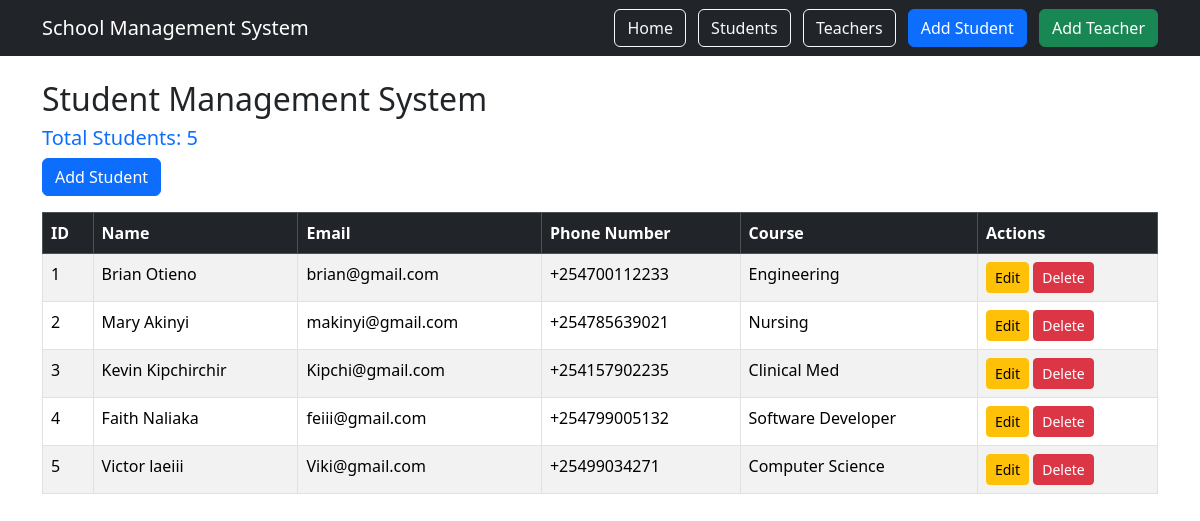
/students/, run on an earlier commit of the app's database.
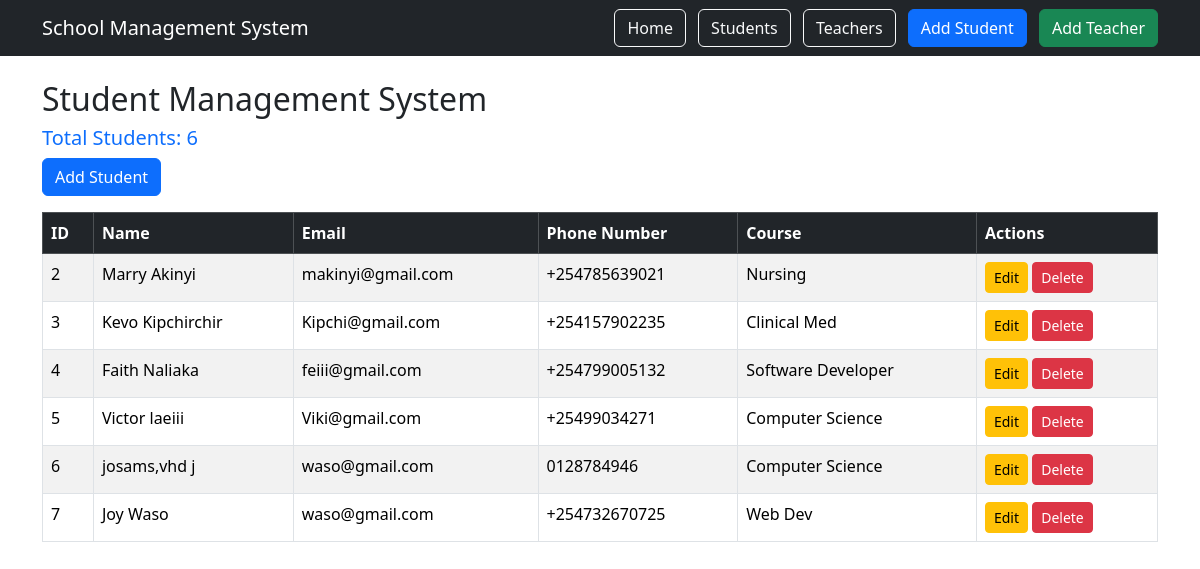
And on a later commit of the database.
### students/models.py (models this page shows, shortened)
class Student(models.Model):
    name = models.CharField(max_length=100)
    email = models.EmailField()
    phone = models.CharField(max_length=100)
    course = models.CharField(max_length=100)
    age = models.PositiveIntegerField(default=18)
    gender = models.CharField(max_length=10, default="Not Specified")

### students/views.py (the view)
# urls.py: path('students/', views.student_list, name='student_list'),
def student_list(request):
    students = Student.objects.all()
    return render(request, "students_crud/student_list.html", {"students": students})

### templates/students_crud/student_list.html (shortened to what this page needs)
{% extends 'base.html' %}
{% block content %}
<h2>Student Management System</h2>
<h5 class="text-primary">
    Total Students: {{ students|length }}
</h5>
<a href="{% url 'add_student' %}" class="btn btn-primary mb-3">
    Add Student
</a>
<table class="table table-bordered table-striped table-hover">
    <thead class="table-dark">
        <tr>
            <th>ID</th>
            <th>Name</th>
            <th>Email</th>
            <th>Phone Number</th>
            <th>Course</th>
            <th>Actions</th>
        </tr>
    </thead>
    <tbody>
    {% for student in students %}
        <tr>
            <td>{{ student.id }}</td>
            <td>{{ student.name }}</td>
            <td>{{ student.email }}</td>
            <td>{{ student.phone }}</td>
            <td>{{ student.course }}</td>
            <td>
                <a href="{% url 'edit_student' student.id %}"
                   class="btn btn-warning btn-sm">
                    Edit
                </a>
                <a href="{% url 'delete_student' student.id %}"
                   class="btn btn-danger btn-sm"
                   onclick="return confirm('Are you sure you want to delete this student?');">
                    Delete
                </a>
            </td>
        </tr>
    {% empty %}
        <tr>
            <td colspan="6" class="text-center">
                No students found.
            </td>
        </tr>
    {% endfor %}
    </tbody>
</table>
{% endblock %}

### templates/base.html (shortened to what this page needs)
<!DOCTYPE html>
<html>
<head>
    <link href="https://cdn.jsdelivr.net/npm/bootstrap@5.3.7/dist/css/bootstrap.min.css" rel="stylesheet">
</head>
<body>
<nav class="navbar navbar-expand-lg navbar-dark bg-dark">
    <div class="container">
        <a class="navbar-brand" href="{% url 'home' %}">
            School Management System
        </a>
        <div>
            <a href="{% url 'home' %}" class="btn btn-outline-light me-2">
                Home
            </a>
            <a href="{% url 'student_list' %}" class="btn btn-outline-light me-2">
                Students
            </a>
            <a href="{% url 'teacher_list' %}" class="btn btn-outline-light me-2">
                Teachers
            </a>
            <a href="{% url 'add_student' %}" class="btn btn-primary me-2">
                Add Student
            </a>
            <a href="{% url 'add_teacher' %}" class="btn btn-success">
                Add Teacher
            </a>
        </div>
    </div>
</nav>
<div class="container mt-4">
{% block content %}
{% endblock %}
</div>
</body>
</html>

What changed in the data, as far as the page shows it:
removed Student: id "1", name "Brian Otieno", email "brian@gmail.com", phone "+254700112233", course "Engineering"
changed Student "makinyi@gmail.com": name "Mary Akinyi" → "Marry Akinyi"
changed Student "Kipchi@gmail.com": name "Kevin Kipchirchir" → "Kevo Kipchirchir"
added Student: id "6", name "josams,vhd j", email "waso@gmail.com", phone "0128784946", course "Computer Science"
added Student: id "7", name "Joy Waso", email "waso@gmail.com", phone "+254732670725", course "Web Dev"
Also different on the page:
{{ students|length }}: "5" → "6"
